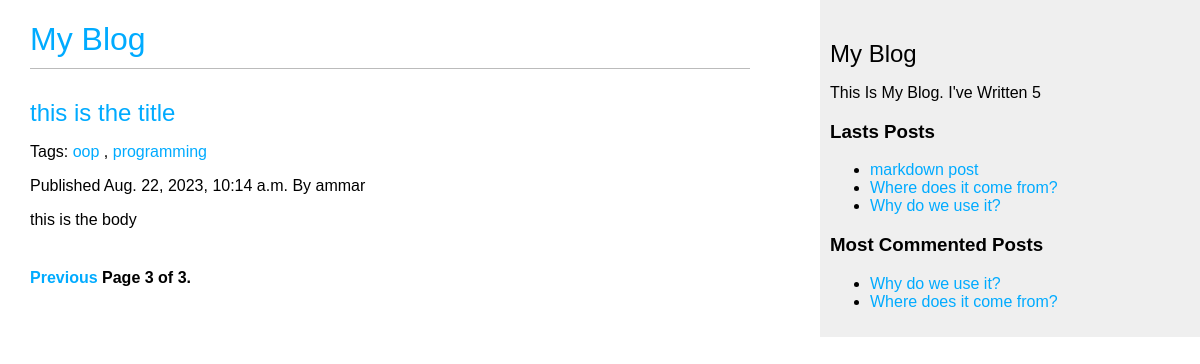
Page /blog/?page=3 on the committed database.
### blog/models.py (models this page shows, shortened)
class Post(models.Model):
    class Status(models.TextChoices):
        DRAFT = 'DR' , 'Draft'
        PUBLISHED = 'PB' , 'Published'
    title = models.CharField(max_length=250)
    slug = models.SlugField(max_length=250,unique_for_date='publish')
    body = models.TextField()
    publish = models.DateTimeField(default=timezone.now)
    created = models.DateTimeField(auto_now_add=True)
    updated = models.DateTimeField(auto_now=True)
    status = models.CharField(max_length=2,choices=Status.choices,default=Status.DRAFT)
    author = models.ForeignKey(User,on_delete=models.CASCADE,related_name='blog_posts')
    tags = TaggableManager()
    class Meta:
        ordering = ['-publish']
        indexes = [
            models.Index(fields=['-publish']),
        ]
    def get_absolute_url(self):
        return reverse("blog:post_detail", args=[
            self.publish.year,
            self.publish.month,
            self.publish.day,
            self.slug,
        ])

### blog/views.py (the view)
# urls.py: path('',views.post_list,name='post_list'),
def post_list(request,tag_slug=None):
    post_list = Post.objects.all()
    tag = None
    if tag_slug:
        tag = get_object_or_404(Tag,slug=tag_slug)
        post_list = post_list.filter(tags__in=[tag])
    paginator =  Paginator(post_list,2)
    page_number = request.GET.get('page',1)
    try:
     posts = paginator.page(page_number)
    except PageNotAnInteger:
       posts = paginator.page(1)
    except EmptyPage:
       posts = paginator.page(paginator.num_pages)
    return render(request,'blog/post/list.html',{'posts':posts,'tag':tag})

### blog/templatetags/blog_tags.py (called while the page is built)
@register.simple_tag
def total_posts():
    return Post.objects.count()

@register.inclusion_tag('blog/post/lastes_posts.html')
def show_lastes_posts(count=5):
    lastes_posts = Post.objects.order_by('-publish')[:count]
    return {'lastes_posts':lastes_posts}

@register.simple_tag
def get_most_commented_posts(count=5):
    return Post.objects.annotate(total_comments=Count('comments')).order_by('-total_comments')[:count]

@register.filter(name='markdown')
def markdown_format(text):
    return mark_safe(markdown.markdown(text))

### blog/templates/blog/post/list.html (shortened to what this page needs)
{% extends 'blog/base.html' %}
{% load blog_tags %}
{% block content %}
    <h1><a href="{% url 'blog:post_list' %}">My Blog</a></h1>
    {% for post in posts %}
       <h2><a href="{{post.get_absolute_url}}">{{post.title}}</a></h2>
       <p class='tags'>
        Tags:
        {% for tag in post.tags.all %}
           <a href="{% url 'blog:post_list_by_tag' tag.slug %}">{{tag.name}}</a>
           {% if not forloop.last %},{% endif %}
        {% endfor %}
       </p>
       <p>Published {{post.publish}} By {{post.author}}</p>
       {{post.body|markdown|truncatewords_html:30}}
    {% endfor %}
    {% include 'pagination.html' with page=posts %}
{% endblock %}

### blog/templates/blog/base.html (shortened to what this page needs)
{% load static %}
{% load blog_tags %}
<!DOCTYPE html>
<html lang="en">
<head>
    <link rel="stylesheet" href="{% static 'css/blog.css' %}">
</head>
<body>
    <div id="content">
        {% block content %}{% endblock %}
    </div>
    <div id="sidebar">
        <h2>My Blog</h2>
        <p>
            This Is My Blog.
            I've Written {% total_posts %}
        </p>
        <h3>Lasts Posts</h3>
         {% show_lastes_posts 3 %}
         {% get_most_commented_posts 2 as most_commented_posts %}
         <h3>Most Commented Posts</h3>
         <ul>
            {% for post in most_commented_posts %}
              <li>
                <a href="{{post.get_absolute_url}}">{{post.title}}</a>
              </li>
            {% endfor %}
         </ul>
    </div>
</body>
</html>

### blog/templates/blog/post/lastes_posts.html
<ul>
    {% for post in lastes_posts %}
        <li><a href="{{post.get_absolute_url}}">{{post.title}}</a></li>
    {% endfor %}
</ul>

### blog/static/css/blog.css (style rules this page uses)
body { margin:0; padding:0; font-family:helvetica, sans-serif; }
a { color:#00abff; text-decoration:none; }
h1 { font-weight:normal; border-bottom:1px solid #bbb; padding:0 0 10px 0; }
h2 { font-weight:normal; margin:30px 0 0; }
#content { float:left; width:60%; padding:0 0 0 30px; }
#sidebar { float:right; width:30%; padding:10px; background:#efefef; height:100%; }

### rows in the picture
Post: title "this is the title", publish "Aug. 22, 2023, 10:14 a.m.", author "ammar", body "this is the body"
Tag: name "oop"
Tag: name "programming"
Post: title "markdown post"
Post: title "Where does it come from?"
Post: title "Why do we use it?"

### other values in the picture
{{ page.number }} "3"
{{ page.paginator.num_pages }} "3"
